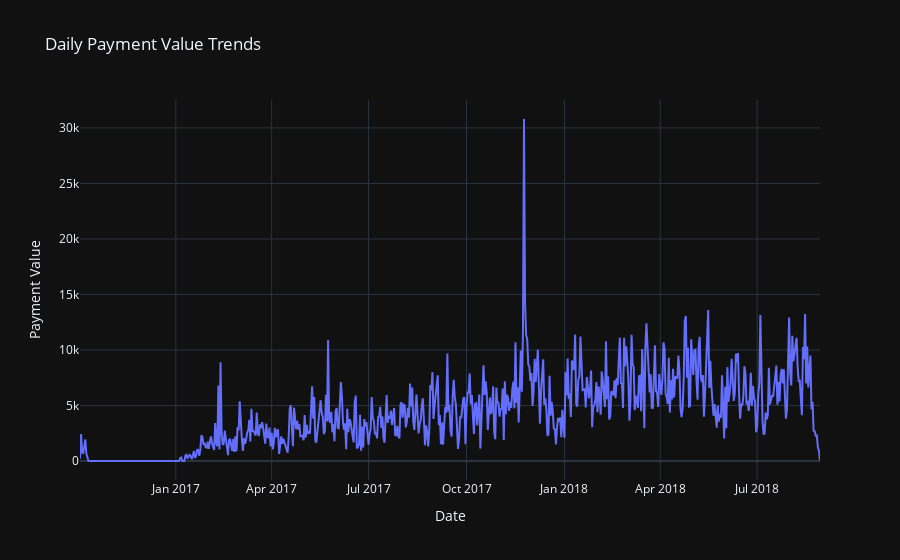
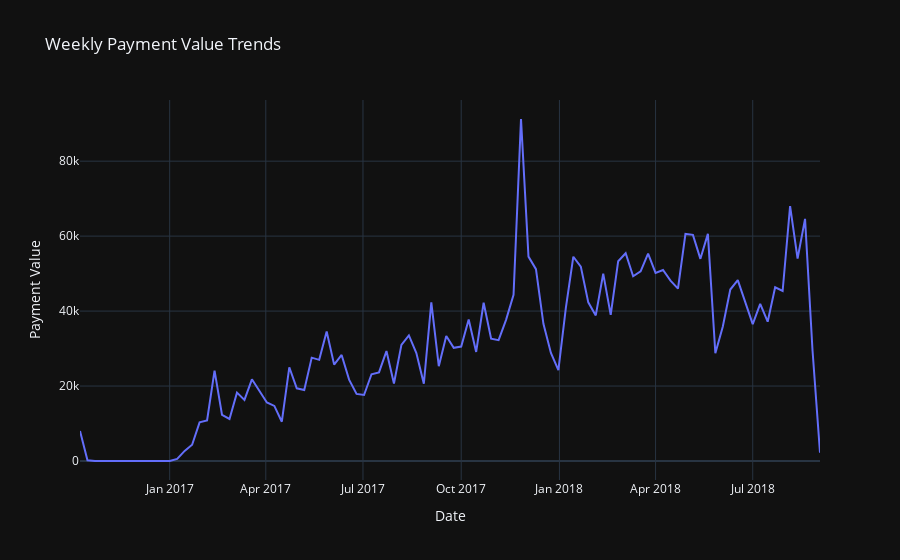
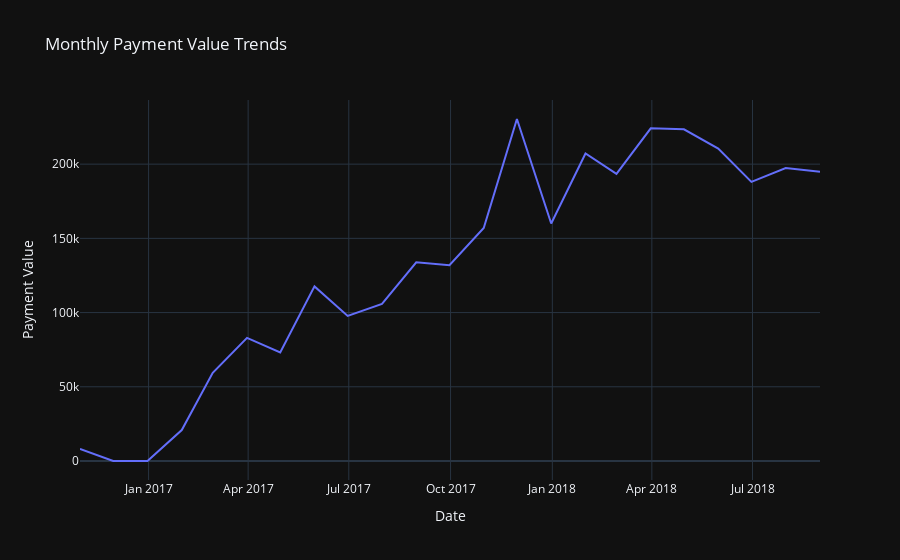

Notebook source saved alongside these figures, in order:
### Code cell
# Use the Decision Tree model to make predictions
decision_preds = decision_model.predict(X_valid)

# Use the Random Forest model to make predictions
forest_preds = forest_model.predict(X_valid)

# Create a copy of the validation set with the payment values
validation_data = X_valid.copy()
validation_data["payment_value"] = y_valid

# Create a DataFrame for predictions
prediction_df = pd.DataFrame({
    "Date": validation_data.index,
    "Actual": validation_data["payment_value"],
    "Decision Tree Predictions": decision_preds,
    "Random Forest Predictions": forest_preds
})

# Resample the data to daily, weekly, and monthly levels
daily_data = prediction_df.resample('D', on="Date").sum().reset_index()
weekly_data = prediction_df.resample('W', on="Date").sum().reset_index()
monthly_data = prediction_df.resample('M', on="Date").sum().reset_index()

# Create interactive plots using plotly.express
fig_daily = px.line(daily_data, x="Date", y="Actual", labels={"Actual": "Payment Value"},
                    title="Daily Payment Value Trends", template="plotly_dark",
                    hover_data={"Actual": ":,.2f"})
fig_daily.update_layout(xaxis_title="Date", yaxis_title="Payment Value")

fig_weekly = px.line(weekly_data, x="Date", y="Actual", labels={"Actual": "Payment Value"},
                     title="Weekly Payment Value Trends", template="plotly_dark",
                     hover_data={"Actual": ":,.2f"})
fig_weekly.update_layout(xaxis_title="Date", yaxis_title="Payment Value")

fig_monthly = px.line(monthly_data, x="Date", y="Actual", labels={"Actual": "Payment Value"},
                      title="Monthly Payment Value Trends", template="plotly_dark",
                      hover_data={"Actual": ":,.2f"})
fig_monthly.update_layout(xaxis_title="Date", yaxis_title="Payment Value")

# Show the plots
fig_daily.show()
fig_weekly.show()
fig_monthly.show()
